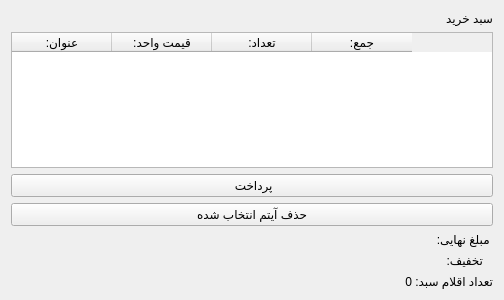
<?xml version="1.0" encoding="UTF-8"?>
<ui version="4.0">
 <class>CartPage</class>
 <widget class="QWidget" name="CartPage">
  <property name="geometry">
   <rect>
    <x>0</x>
    <y>0</y>
    <width>504</width>
    <height>300</height>
   </rect>
  </property>
  <property name="windowTitle">
   <string>Form</string>
  </property>
  <layout class="QGridLayout" name="gridLayout">
   <item row="2" column="0">
    <widget class="QPushButton" name="checkoutButton">
     <property name="text">
      <string>  پرداخت </string>
     </property>
    </widget>
   </item>
   <item row="5" column="0">
    <widget class="QLabel" name="discountLabel">
     <property name="text">
      <string>   تخفیف:</string>
     </property>
    </widget>
   </item>
   <item row="6" column="0">
    <widget class="QLabel" name="itemCountLabel">
     <property name="text">
      <string>تعداد اقلام سبد: 0</string>
     </property>
    </widget>
   </item>
   <item row="1" column="0">
    <widget class="QTableWidget" name="cartTable">
     <property name="editTriggers">
      <set>QAbstractItemView::NoEditTriggers</set>
     </property>
     <property name="selectionBehavior">
      <enum>QAbstractItemView::SelectRows</enum>
     </property>
     <column>
      <property name="text">
       <string>:عنوان</string>
      </property>
     </column>
     <column>
      <property name="text">
       <string>:قیمت واحد</string>
      </property>
     </column>
     <column>
      <property name="text">
       <string>:تعداد</string>
      </property>
     </column>
     <column>
      <property name="text">
       <string>:جمع</string>
      </property>
     </column>
    </widget>
   </item>
   <item row="4" column="0">
    <widget class="QLabel" name="totalLabel">
     <property name="text">
      <string> مبلغ نهایی:</string>
     </property>
    </widget>
   </item>
   <item row="0" column="0">
    <widget class="QLabel" name="titleLabel">
     <property name="text">
      <string>سبد خرید</string>
     </property>
    </widget>
   </item>
   <item row="3" column="0">
    <widget class="QPushButton" name="removeButton">
     <property name="text">
      <string>حذف آیتم انتخاب شده</string>
     </property>
    </widget>
   </item>
  </layout>
 </widget>
 <resources/>
 <connections/>
</ui>
